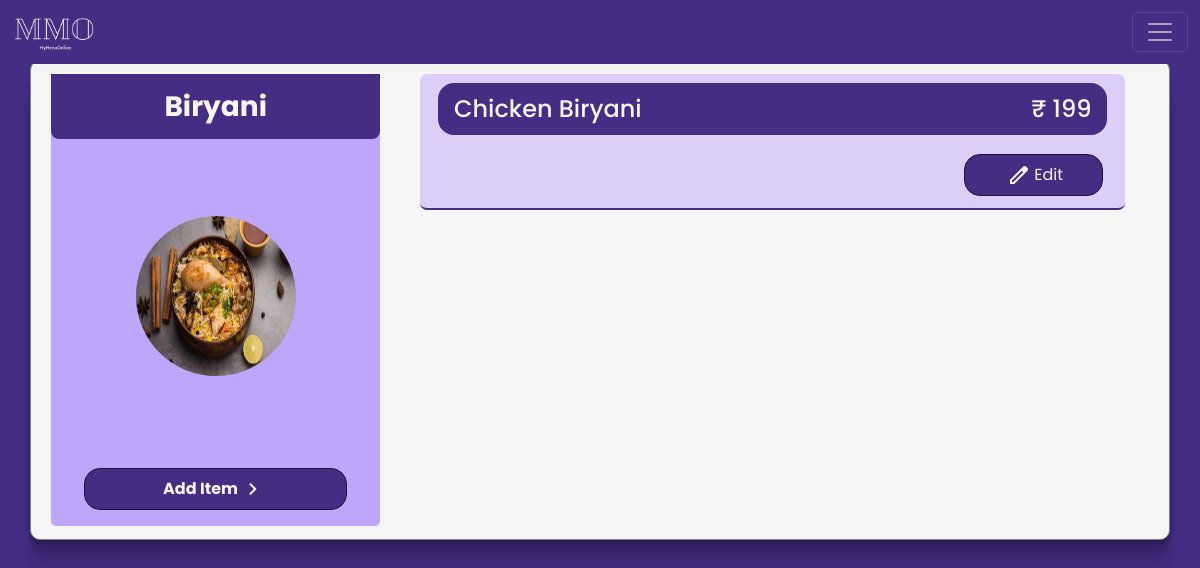
The app's page /client/items/33/ (signed in) with its own data.
### client/models.py (models this page shows, shortened)
class Header(models.Model):
    header_text = models.CharField(max_length=100)
    image = models.ImageField(upload_to='images', height_field=None, width_field=None, max_length=None, blank=True, null=True)
    menu = models.ForeignKey(Menu, on_delete=models.CASCADE, related_name='headers')
    description = models.CharField(max_length=50, blank= True, default="")

class Item(models.Model):
    VEGNONVEG = (
        ('vegetarian', 'Vegetarian'),
        ('nonvegetarian', 'Non-Vegetarian'),
    )
    header = models.ForeignKey(Header, on_delete=models.CASCADE)
    item_name = models.CharField( max_length=50)
    price = models.IntegerField()
    vegnonveg = models.CharField(max_length=15, choices=VEGNONVEG)
    tags = models.CharField( max_length=50)
    def __str__(self):
        return f'{self.item_name}  {self.price}'

### client/views.py (the view)
# urls.py: path('items/<int:id>/', views.itemList, name= 'itemList'),
@login_required
def itemList(request, id):
    try:
        header = Header.objects.get(id = id)
    except:
        return HttpResponse('404 page not found')
    if header.menu.user == request.user:
        items = Item.objects.filter(header= header).order_by('price')
        print(items)
        data = {
            'header' : header,
            'items': items,
        }
        return render(request, 'client/itemList.html',data )
    else:
        return HttpResponse('You are not authorized to view this page')

### templates/client/itemList.html (shortened to what this page needs)
{% load static %}
<!doctype html>
<html lang="en">
  <head>
    <link rel="stylesheet" href="{% static 'css/styleAdmin.css' %}">
    <link href="https://cdn.jsdelivr.net/npm/bootstrap@5.3.1/dist/css/bootstrap.min.css" rel="stylesheet">
  </head>
  <body>
          <nav  style="  background-color: rgb(69, 45, 132) !important;" class="navbar navbar-dark bg-dark fixed-top">
            <div class="container-fluid">
              <img class="myMMOlogo navbar-brand" src="{% static 'img/whiteTextMMO-removebg-preview.png' %}" alt="">
              <button class="navbar-toggler" type="button" data-bs-toggle="offcanvas" data-bs-target="#offcanvasDarkNavbar" aria-controls="offcanvasDarkNavbar" aria-label="Toggle navigation">
                <span class="navbar-toggler-icon"></span>
              </button>
            </div>
          </nav>
      <div class="container  flexCol">
        <div class="cateloginList ">
          <h3>{{header.header_text}}</h3>
          {% if header.image %}
          <img src="{{header.image.url}}" alt="">
          {% else %}
          <img src="{% static 'img/burger.jpg' %}" alt="">
          {% endif %}
          <p class="myActionButton" onclick="parent.location.href='/client/items/{{header.id}}/add'"> Add Item<span class="material-symbols-outlined">
            </span></p>
        </div>
        <div class="itemListScroll">
          {% for item in items %}
          <div class="myListItem itermListBlock">
         <div class="itermList">
           <h4>{{item.item_name}}</h4>
           <h4>₹ {{item.price}}</h4>
          </div>
          <div class="categoryButton listnewItem">
            <p onclick="parent.location.href='/client/items/{{header.id}}/add'" > <span class="material-symbols-outlined">
            </span>Edit</p>
          </div>
     </div>
     {% endfor %}
</div>
</div>
</body>
</html>

### static/css/styleAdmin.css (style rules this page uses)
:root { --text: #3f3f3f; --background: #f6f6f6; --primary: #7e4cff; --primaryDark : rgb(69, 45, 132); --navPrimaryDark : #1b1037 ; --secondary: #e1e9fb; --accent: #0082ce; }
* { font-family: 'Poppins', sans-serif; scrollbar-color: var(--background); scroll-behavior: smooth; }
body { color: var(--text); background-color: var(--primaryDark) !important; }
.navbar { background-color: rgba(255, 255, 255, 0) !important; }
.myMMOlogo { height: 3rem; mix-blend-mode: lighten; position: relative; z-index: 1; }
.container { max-width: 1140px; z-index: 11; background-color: whitesmoke; margin: 5% 20%; border: 1px solid gray; padding: 0.8rem; border-radius: 10px; box-shadow: 0 2px 1px rgba(0,0,0,0.09), 0 4px 2px rgba(0,0,0,0.09), 0 8px 4px rgba(0,0,0,0.09), 0 16px 8px rgba(0,0,0,0.09), 0 32px 16px rgba(0,0,0,0.09); }
::placeholder { opacity: 1; color: var(--text); }
.flexCol { display: flex; justify-content: space-around; align-items: center; overflow:hidden; height: 480px; }
.categoryButton { display: flex; justify-content: space-between; align-items: center; text-align: center; }
.categoryButton > p { margin: auto; width: 80%; color: whitesmoke !important; display: flex; justify-content: center; align-items: center; padding: 0.5rem; background-color: var(--primaryDark); margin: 1rem ; cursor: pointer; border-radius: 1rem; opacity: 1; }
.myActionButton { margin: auto; border: 1px solid var(--navPrimaryDark); width: 80%; color: var(--background); display: flex; justify-content: center; align-items: center; padding: 0.5rem; background-color: var(--primaryDark); font-weight: bolder; margin: 1rem ; cursor: pointer; border-radius: 1rem; }
p> span { margin: 0 0.2rem; }
.itermList { display: flex; justify-content: space-between; align-items: center; align-content: center; height: 3.2rem; margin: 0.2rem 0.7rem; background-color: var(--primaryDark); border-radius: 1rem; }
.itermList > h4 { margin: 1rem !important; color: var(--background); }
.cateloginList { border-radius: 5px; height: 100%; width: 30%; display: flex; flex-direction: column; align-items: center; align-content: center; background-color:#7f4cff77 ; margin: 0 0.5rem; }
.itemListScroll { border-radius: 5px; height: 100%; width: 70%; overflow: scroll; }
.cateloginList > img { height: 10rem; width: 10rem; border-radius: 50%; margin: auto; }
.cateloginList > h3 { color: #121212; margin: 1rem auto; font-weight: bolder; }
.itermListBlock { border-radius: 7px; color: var(--text); margin-bottom: 1.2rem; padding: 0.4rem; background-color: #bea6fa7a; height: 30%; margin-left: 2rem; margin-right: 2rem; border-bottom: 2px solid var(--primaryDark); }
.listnewItem { justify-content: space-between; }
.listnewItem > p { width: 20%; border: 1px solid var(--navPrimaryDark); }
@media only screen and (min-width: 700px) { .cateloginList > h3 { width: 100%; text-align: center; padding: 1rem; background-color: var(--primaryDark); color: var(--background) !important; margin: 0; border-radius: 0rem 0rem 0.5rem 0.5rem; } }

### records on screen
Header: header_text "Biryani", image (picture)
Item: item_name "Chicken Biryani", price "199"
